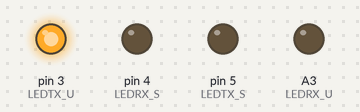
A sketch run on a simulated Arduino Uno, built with avr-gcc and run on an emulated ATmega328P. Parts: output pins drawn as LEDs (lit = HIGH).

Above: at 0.05 s.
At 0.25 s:
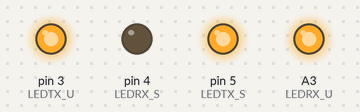
At 0.8 s:
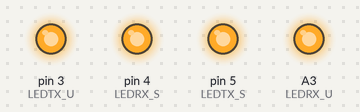
At 1.65 s:
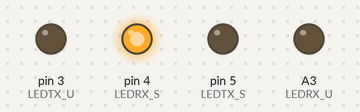
At 2.85 s:
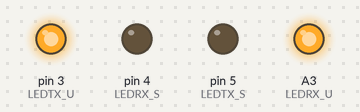
At 4.9 s:
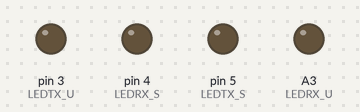
Timing chart, 0 to 6.2 s (numbered marks = the images above):
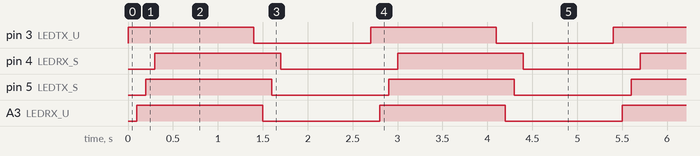

The sketch:

ledtxrx.ino
```cpp
#define LEDTX_U 3
#define LEDRX_U A3

#define LEDTX_S 5
#define LEDRX_S 4
void setup() {
  // put your setup code here, to run once:
  pinMode(LEDTX_U, OUTPUT);
  pinMode(LEDRX_U, OUTPUT);
  pinMode(LEDTX_S, OUTPUT);
  pinMode(LEDRX_S, OUTPUT);
}

void loop() {
  for (int i = 0; i <5; i++) {
    digitalWrite(LEDTX_U, HIGH);
    delay(100);
    digitalWrite(LEDRX_U, HIGH);
    delay(100);
    digitalWrite(LEDTX_S, HIGH);
    delay(100);
    digitalWrite(LEDRX_S, HIGH);
    delay(100);
    delay(1000);
    digitalWrite(LEDTX_U, LOW);
    delay(100);
    digitalWrite(LEDRX_U, LOW);
    delay(100);
    digitalWrite(LEDTX_S, LOW);
    delay(100);
    digitalWrite(LEDRX_S, LOW);
    delay(1000);
  }

}
```

Measured:
- by itself, pin 3 (LEDTX_U), pin 4 (LEDRX_S), pin 5 (LEDTX_S), A3 (LEDRX_U): alternates HIGH for 1.4 s and LOW for 1.3 s
- by itself, everything shown: repeats every 2.7 s, in 8 steps
